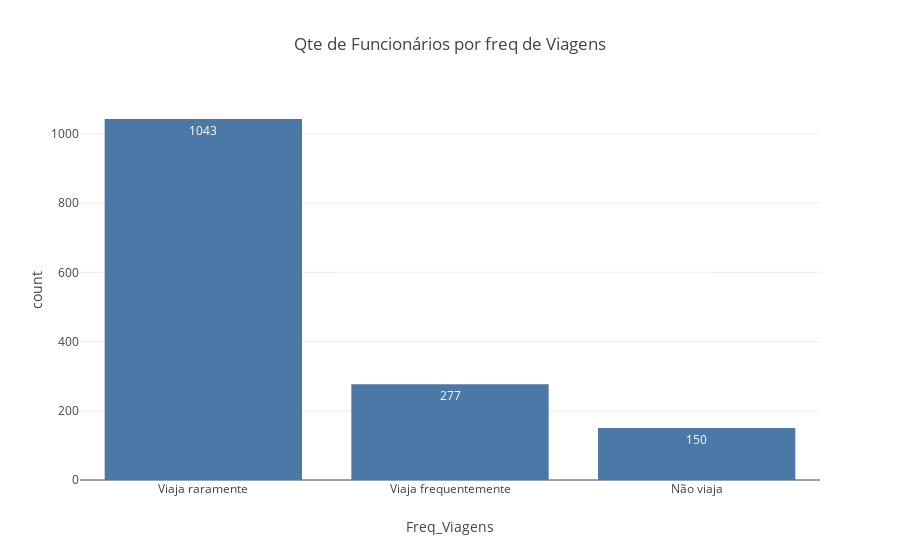

The code cell stored with this chart in its notebook:
### Code cell
fig = px.bar (cont_viagens, x="Freq_Viagens", y="count", title="Qte de Funcionários por freq de Viagens", text_auto=True, color_discrete_sequence=px.colors.qualitative.T10)
fig.show()

### Figure 1 — Plotly figure (JSON) as saved in the notebook; plotly's stock layout.template omitted (floating-point values rounded to 4 significant figures)
{"data": [{"alignmentgroup": "True", "hovertemplate": "Freq_Viagens=%{x}<br>count=%{y}<extra></extra>", "legendgroup": "", "marker": {"color": "#4C78A8", "pattern": {"shape": ""}}, "name": "", "offsetgroup": "", "orientation": "v", "showlegend": false, "textposition": "auto", "texttemplate": "%{y}", "type": "bar", "x": ["Viaja raramente", "Viaja frequentemente", "Não viaja"], "xaxis": "x", "y": [1043, 277, 150], "yaxis": "y"}], "layout": {"barmode": "relative", "legend": {"tracegroupgap": 0}, "title": {"text": "Qte de Funcionários por freq de Viagens"}, "xaxis": {"anchor": "y", "domain": [0, 1], "title": {"text": "Freq_Viagens"}}, "yaxis": {"anchor": "x", "domain": [0, 1], "title": {"text": "count"}}}}
